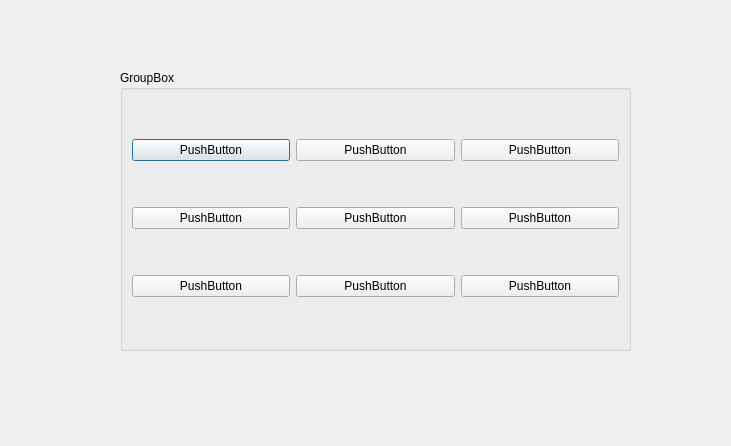
<?xml version="1.0" encoding="UTF-8"?>
<ui version="4.0">
 <class>AImedium</class>
 <widget class="QDialog" name="AImedium">
  <property name="geometry">
   <rect>
    <x>0</x>
    <y>0</y>
    <width>731</width>
    <height>446</height>
   </rect>
  </property>
  <property name="windowTitle">
   <string>Dialog</string>
  </property>
  <widget class="QGroupBox" name="groupBox">
   <property name="geometry">
    <rect>
     <x>120</x>
     <y>70</y>
     <width>511</width>
     <height>281</height>
    </rect>
   </property>
   <property name="title">
    <string>GroupBox</string>
   </property>
   <layout class="QGridLayout" name="gridLayout">
    <item row="0" column="0">
     <widget class="QPushButton" name="pushButton">
      <property name="text">
       <string>PushButton</string>
      </property>
     </widget>
    </item>
    <item row="0" column="1">
     <widget class="QPushButton" name="pushButton_2">
      <property name="text">
       <string>PushButton</string>
      </property>
     </widget>
    </item>
    <item row="1" column="0">
     <widget class="QPushButton" name="pushButton_4">
      <property name="text">
       <string>PushButton</string>
      </property>
     </widget>
    </item>
    <item row="1" column="1">
     <widget class="QPushButton" name="pushButton_5">
      <property name="text">
       <string>PushButton</string>
      </property>
     </widget>
    </item>
    <item row="0" column="2">
     <widget class="QPushButton" name="pushButton_3">
      <property name="text">
       <string>PushButton</string>
      </property>
     </widget>
    </item>
    <item row="1" column="2">
     <widget class="QPushButton" name="pushButton_6">
      <property name="text">
       <string>PushButton</string>
      </property>
     </widget>
    </item>
    <item row="2" column="0">
     <widget class="QPushButton" name="pushButton_7">
      <property name="text">
       <string>PushButton</string>
      </property>
     </widget>
    </item>
    <item row="2" column="1">
     <widget class="QPushButton" name="pushButton_8">
      <property name="text">
       <string>PushButton</string>
      </property>
     </widget>
    </item>
    <item row="2" column="2">
     <widget class="QPushButton" name="pushButton_9">
      <property name="text">
       <string>PushButton</string>
      </property>
     </widget>
    </item>
   </layout>
  </widget>
 </widget>
 <resources/>
 <connections/>
</ui>
